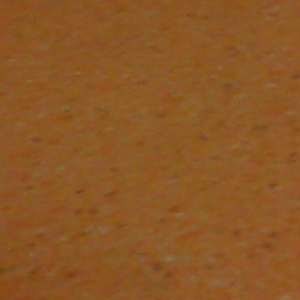
//> input picture terrain.jpg, 300 x 300 px
$ ./sobel_gradients   (built with g++ and OpenCV 4)
//> lines starting //> are read from the running program, lines starting //| are printed output that depends on the picture
#include "opencv2/imgproc/imgproc.hpp"
#include "opencv2/highgui/highgui.hpp"
#include <stdlib.h>
#include <stdio.h>
#include <iostream>

using namespace cv;
using namespace std;

/** @function main */
int main( int argc, char** argv )
{

  Mat src, src_gray;
  Mat grad;
  char* window_name = "Sobel Demo - Simple Edge Detector";
  int scale = 1;
  int delta = 0;
  int ddepth = CV_64F;

  int c;

  /// Load an image
  src = imread( "terrain.jpg" );
//> src is the input picture: 300 rows x 300 cols, CV_8UC3; mean B, G, R 37.8, 87.2, 139.3

  if( !src.data )
  { return -1; }

  GaussianBlur( src, src, Size(3,3), 0, 0, BORDER_DEFAULT );

  /// Convert it to gray
  cvtColor( src, src_gray, CV_BGR2GRAY );
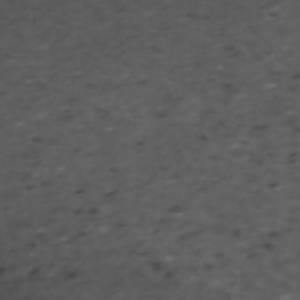
//> src_gray: 300 rows x 300 cols, CV_8UC1; min 74, max 116, mean 97.2

  /// Create window
  namedWindow( window_name, CV_WINDOW_AUTOSIZE );

  /// Generate grad_x and grad_y
  Mat grad_x, grad_y;
  Mat abs_grad_x, abs_grad_y;

  /// Gradient X
  //Scharr( src_gray, grad_x, ddepth, 1, 0, scale, delta, BORDER_DEFAULT );
  Sobel( src_gray, grad_x, ddepth, 1, 0, 3, scale, delta, BORDER_DEFAULT );
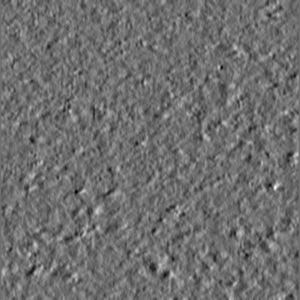
//> grad_x: 300 rows x 300 cols, CV_64FC1; min -33, max 43, mean 0.2; drawn with min black and max white
  convertScaleAbs( grad_x, abs_grad_x );
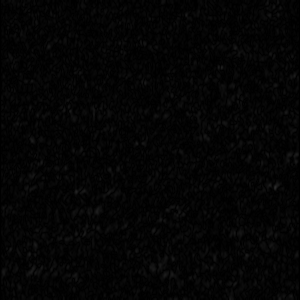
//> abs_grad_x: 300 rows x 300 cols, CV_8UC1; min 0, max 43, mean 4.2
  cout << abs_grad_x.rows << " : " << abs_grad_x.cols << "\n";
//| 300 : 300

  /// Gradient Y
  //Scharr( src_gray, grad_y, ddepth, 0, 1, scale, delta, BORDER_DEFAULT );
  Sobel( src_gray, grad_y, ddepth, 0, 1, 3, scale, delta, BORDER_DEFAULT );
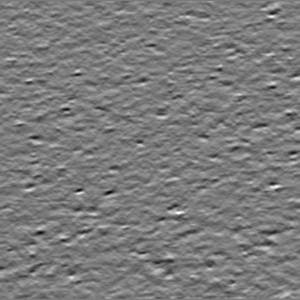
//> grad_y: 300 rows x 300 cols, CV_64FC1; min -53, max 56, mean 0; drawn with min black and max white
  convertScaleAbs( grad_y, abs_grad_y );
  cout << abs_grad_y.rows << " : " << abs_grad_y.cols << "\n";
//| 300 : 300
  cout << abs_grad_x.type() << "\n";
//| 0
  cout << abs_grad_y.type() << "\n";
//| 0

  cv::Mat angles;
  cv::phase(grad_x, grad_y, angles, true);
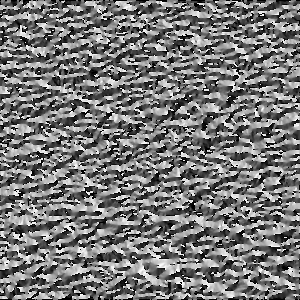
//> angles: 300 rows x 300 cols, CV_64FC1; min 0, max 357.7, mean 167.8; drawn with min black and max white
  cout << angles.rows << " : " << angles.cols << "\n";
//| 300 : 300

  int q = 0;
  int v[20] = {0};
//> (the run ends here: the program crashes, at `for (int i = 0; i < angles.rows; i++)`)

$ run again, with IMAG3157.jpg copied over terrain.jpg
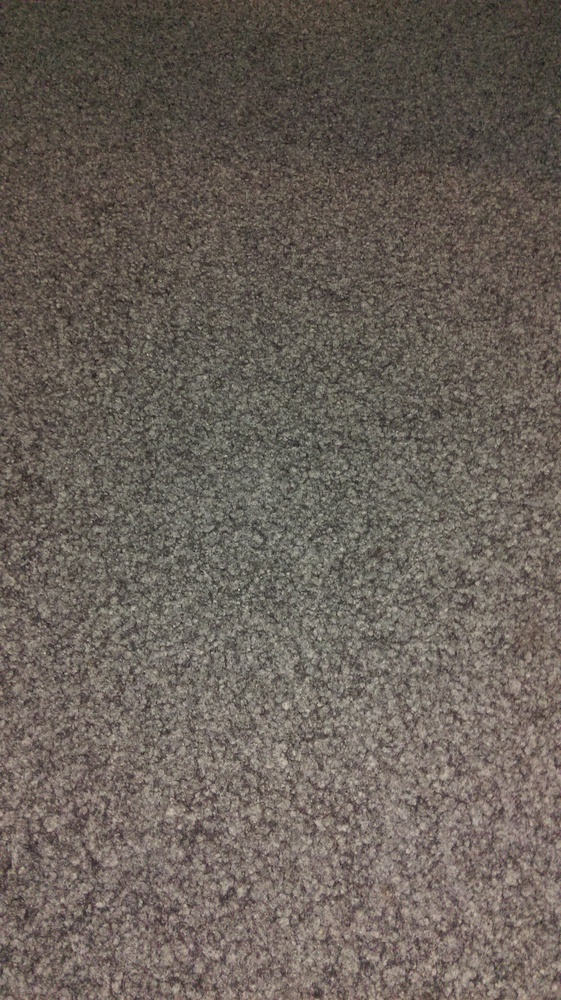
//> input picture IMAG3157.jpg, 561 x 1000 px, shrunk from 2368 x 4224 before the run
//> src is the input picture: 1000 rows x 561 cols, CV_8UC3; mean B, G, R 89.4, 96.8, 105.5
//| 1000 : 561
//> `convertScaleAbs( grad_y, abs_grad_y );`:
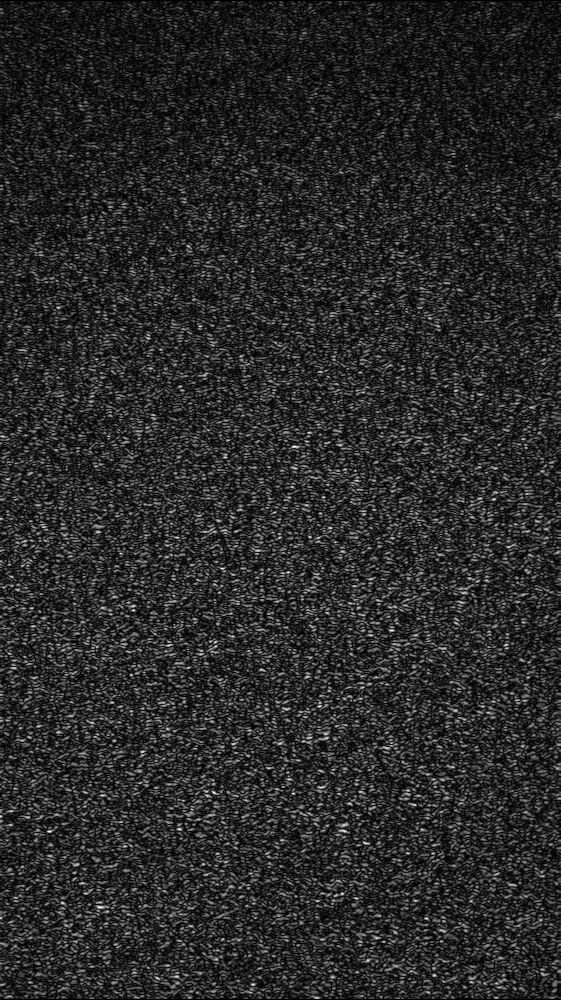
//> abs_grad_y: 1000 rows x 561 cols, CV_8UC1; min 0, max 255, mean 41.1
//| 1000 : 561
//| 0
//| 0
//> `cv::phase(grad_x, grad_y, angles, true);`:
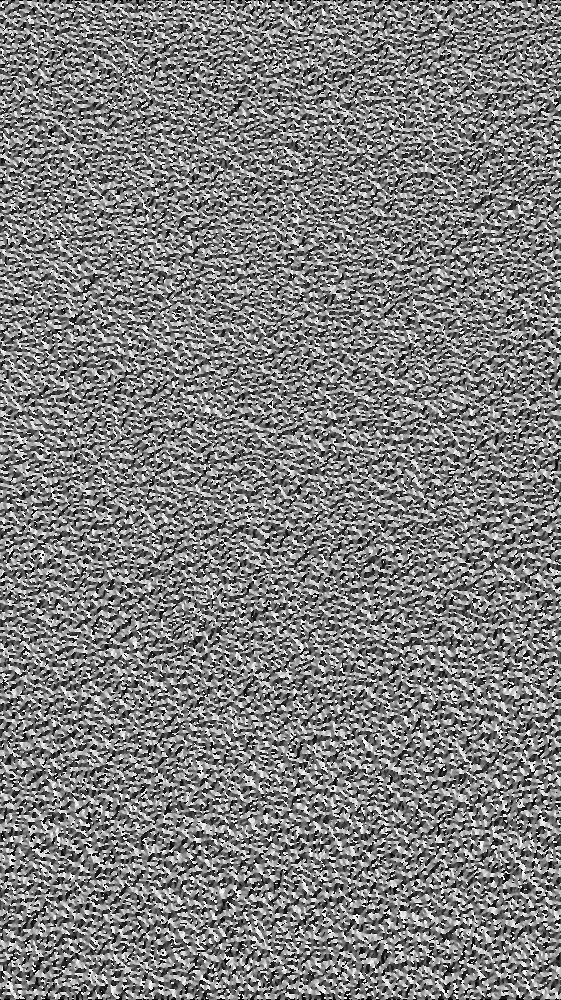
//> angles: 1000 rows x 561 cols, CV_64FC1; min 0, max 359.7, mean 178.7; drawn with min black and max white
//| 1000 : 561

$ run again, with IMAG3158.jpg copied over terrain.jpg
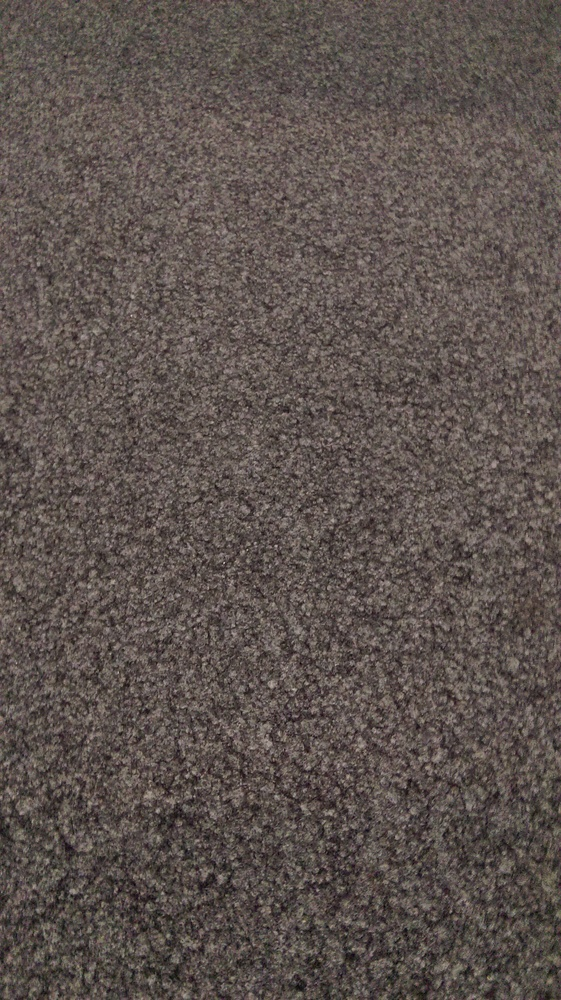
//> input picture IMAG3158.jpg, 561 x 1000 px, shrunk from 2368 x 4224 before the run
//> src is the input picture: 1000 rows x 561 cols, CV_8UC3; mean B, G, R 78.7, 83.2, 93.2
//| 1000 : 561
//> `convertScaleAbs( grad_y, abs_grad_y );`:
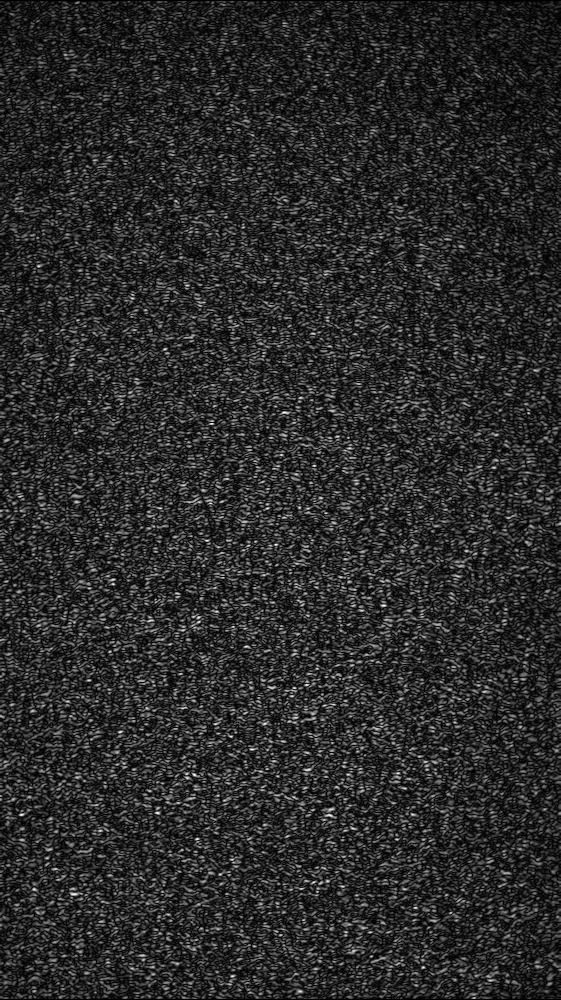
//> abs_grad_y: 1000 rows x 561 cols, CV_8UC1; min 0, max 255, mean 42.5
//| 1000 : 561
//| 0
//| 0
//> `cv::phase(grad_x, grad_y, angles, true);`:
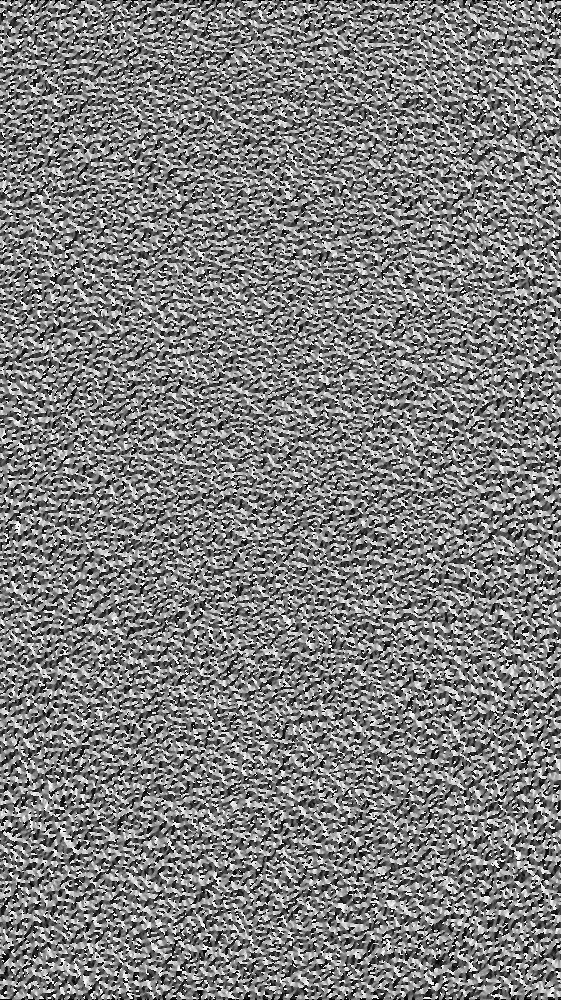
//> angles: 1000 rows x 561 cols, CV_64FC1; min 0, max 359.7, mean 178.4; drawn with min black and max white
//| 1000 : 561
